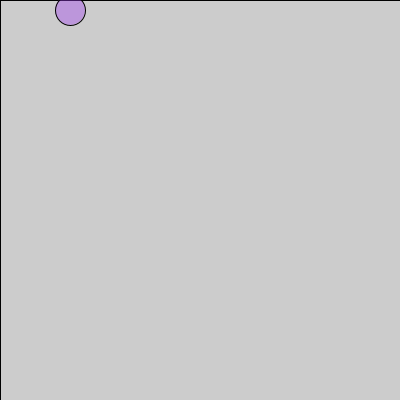
Frame 1 (no input)
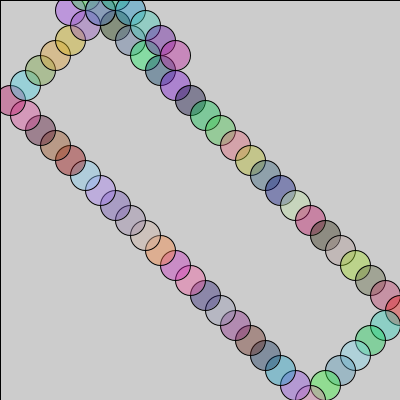
Frame 60 (the mouse pressed at the canvas centre just before this capture)
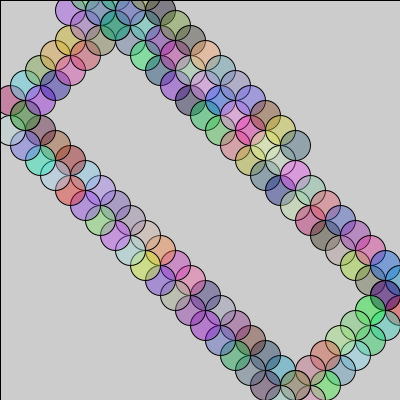
Frame 120 (the mouse held since frame 60 and released just before this capture)

The Processing sketch that drew these frames (run headless with seeded random() and noise(); from frame 60 on, the mouse is pressed at the canvas centre):

// Processing sketch: processing_70013
// ── processing_70013.pde

int cX = 70;
int cY = 10;

int speedX = 15;
int speedY = -15;
void setup()

{
  size(400, 400);
  smooth();
}

void draw()
{
  fill(255, 0.3);
  rect(0, 0, width, height);

  fill( random(0, 255), random(0, 255), random(0, 255), 100);
  ellipse(cX, cY, 30, 30);
  cX = cX + speedX;
  cY = cY + speedY;

  if (cX > width -15) {
    speedX = speedX  * -1;
  }

  if (cX < 15) {
    speedX = speedX * -1;
  }

  if (cY > 390) {
    speedY = speedY * -1;
  }

  if (cY < 10) {
    speedY = speedY * -1;
  }
}
